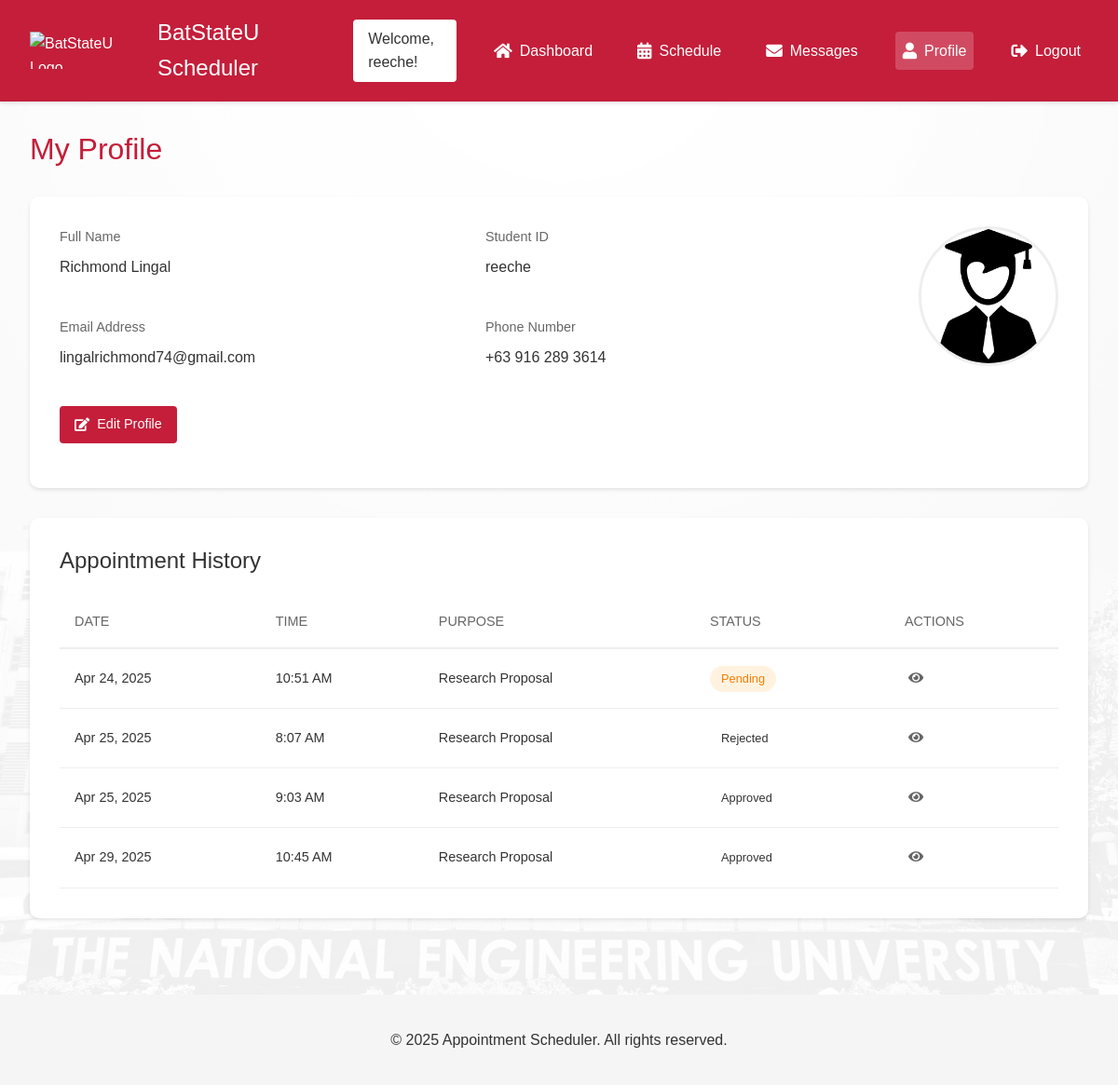
The app's page /profile/ (signed in), older data.
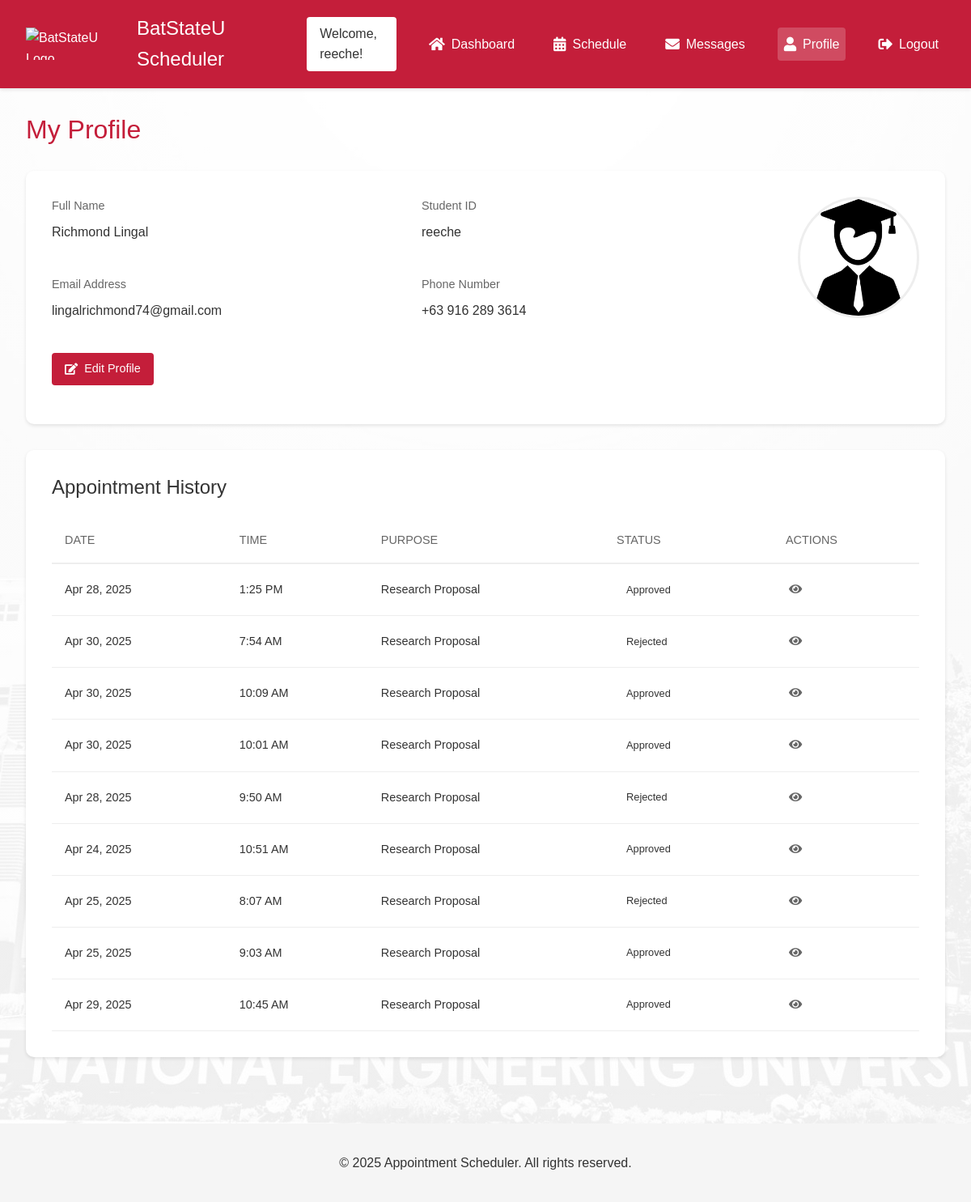
The same page, newer data.
### AppointmentWebsite/models.py (models this page shows, shortened)
class Appointment(models.Model):
    STATUS_CHOICES = [
        ('Pending', 'Pending'),
        ('Approved', 'Approved'),
        ('Rejected', 'Rejected')
    ]
    REASON_CHOICES = [
        ('consultation', 'Consultation'),
        ('thesis', 'Thesis Defense'),
        ('proposal', 'Proposal Defense'),
        ('other', 'Other')
    ]
    student = models.ForeignKey(User, on_delete=models.CASCADE, related_name='appointments')
    time_slot = models.OneToOneField(TimeSlot, on_delete=models.CASCADE)
    status = models.CharField(max_length=20, choices=STATUS_CHOICES, default='Pending')
    reason = models.CharField(max_length=20, choices=REASON_CHOICES, null=True, blank=True)
    created_at = models.DateTimeField(default=timezone.now)
    student_file = models.ForeignKey(StudentFile, on_delete=models.SET_NULL, null=True, blank=True)

class TimeSlot(models.Model):
    ROOM_CHOICES = [
        ('CICS201', 'CICS 201'),
        ('CICS202', 'CICS 202'),
        ('CPE_FACULTY', 'CpE FACULTY'),
        ('COMP_LAB_CICS', 'COMPUTER ENGINEERING LAB (CICS)'),
        ('COMP_LAB_EINSTEIN', 'COMPUTER LAB (EINSTEIN BUILDING)'),
        ('ICT_FACULTY', 'ICT FACULTY (GYM)')
    ]
    date = models.DateField()
    start_time = models.TimeField()
    end_time = models.TimeField()
    room = models.CharField(max_length=50, choices=ROOM_CHOICES, default='CICS201')
    is_available = models.BooleanField(default=True)
    faculty = models.ForeignKey(User, on_delete=models.CASCADE, related_name='time_slots')
    created_at = models.DateTimeField(default=timezone.now)
    class Meta:
        ordering = ['date', 'start_time']

### Appointment_Scheduler/views.py (the view)
# urls.py: path('profile/', views.profile, name='profile'),  # Added profile URL pattern
@login_required
def profile(request):
    try:
        user_profile = request.user.userprofile
        if user_profile.user_type == 'faculty':
            return redirect('faculty_profile')
    except UserProfile.DoesNotExist:
        return redirect('edit_profile')
    appointments = Appointment.objects.filter(student=request.user).order_by('-created_at')
    context = {
        'user_profile': user_profile,
        'appointments': appointments
    }
    return render(request, 'profile.html', context)

### templates/profile.html (shortened to what this page needs)
{% extends 'base.html' %}
{% load static %}
{% block extra_css %}
<link rel="stylesheet" href="{% static 'css/profile.css' %}">
{% endblock %}
{% block content %}
<div class="profile-container">
    <h1 class="page-title">My Profile</h1>
    <div class="profile-card">
        <div class="profile-info">
            <div class="info-group">
                <label>Full Name</label>
                <p>{{ user.first_name }} {{ user.last_name }}</p>
            </div>
            <div class="info-group">
                <label>Student ID</label>
                <p>{{ user.username }}</p>
            </div>
            <div class="info-group">
                <label>Email Address</label>
                <p>{{ user.email }}</p>
            </div>
            <div class="info-group">
                <label>Phone Number</label>
                <p>{{ user_profile.phone_number|default:"Not provided" }}</p>
            </div>
            <div class="info-group" style="grid-column: 1 / -1;">
                <a href="{% url 'edit_profile' %}" class="edit-profile">
                    <i class="fas fa-edit"></i> Edit Profile
                </a>
            </div>
        </div>
        <div class="profile-photo">
            <img src="{% if user.profile_picture %}{{ user.profile_picture.url }}{% else %}{% static 'images/student.png' %}{% endif %}" alt="Profile Picture">
        </div>
    </div>
    <div class="appointment-history">
        <h2>Appointment History</h2>
        <div class="appointment-table">
            <table>
                <thead>
                    <tr>
                        <th>DATE</th>
                        <th>TIME</th>
                        <th>PURPOSE</th>
                        <th>STATUS</th>
                        <th>ACTIONS</th>
                    </tr>
                </thead>
                <tbody>
                    {% if appointments %}
                        {% for appointment in appointments %}
                        <tr>
                            <td>{{ appointment.time_slot.date|date:"M d, Y" }}</td>
                            <td>{{ appointment.time_slot.start_time|time:"g:i A" }}</td>
                            <td>{{ appointment.student_file.file_type|default:"Research Proposal" }}</td>
                            <td>
                                <span class="status-badge {{ appointment.status|lower }}">
                                    {{ appointment.status }}
                                </span>
                            </td>
                            <td>
                                <button class="action-btn" title="View Details">
                                    <i class="fas fa-eye"></i>
                                </button>
                            </td>
                        </tr>
                        {% endfor %}
                    {% endif %}
                </tbody>
            </table>
        </div>
    </div>
</div>
{% endblock %}

Row changes from the older to the newer data that the page shows:
added Appointment: time_slot "Apr 28, 2025", time_slot.start_time "1:25 PM", student_file.file_type "Research Proposal", status "Approved"
added Appointment: time_slot "Apr 30, 2025", time_slot.start_time "7:54 AM", student_file.file_type "Research Proposal", status "Rejected"
added Appointment: time_slot "Apr 30, 2025", time_slot.start_time "10:09 AM", student_file.file_type "Research Proposal", status "Approved"
added Appointment: time_slot "Apr 30, 2025", time_slot.start_time "10:01 AM", student_file.file_type "Research Proposal", status "Approved"
added Appointment: time_slot "Apr 28, 2025", time_slot.start_time "9:50 AM", student_file.file_type "Research Proposal", status "Rejected"
changed Appointment "Apr 24, 2025": status "Pending" → "Approved"
